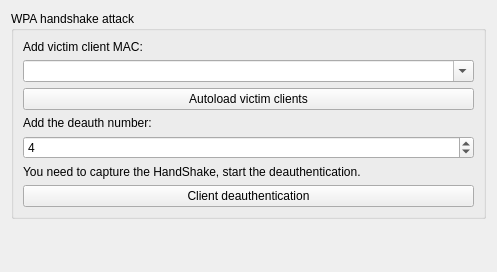
          <widget class="QWidget" name="page">
           <property name="geometry">
            <rect>
             <x>0</x>
             <y>0</y>
             <width>497</width>
             <height>272</height>
            </rect>
           </property>
           <attribute name="label">
            <string>WPA Attacks</string>
           </attribute>
           <layout class="QVBoxLayout">
            <item>
             <widget class="QGroupBox" name="groupBox4_2">
              <property name="title">
               <string>WPA handshake attack</string>
              </property>
              <layout class="QVBoxLayout">
               <item>
                <widget class="QLabel" name="textLabel8_2">
                 <property name="text">
                  <string>Add victim client MAC:</string>
                 </property>
                 <property name="wordWrap">
                  <bool>false</bool>
                 </property>
                </widget>
               </item>
               <item>
                <widget class="QComboBox" name="combo_wpa_mac_hand">
                 <property name="editable">
                  <bool>true</bool>
                 </property>
                </widget>
               </item>
               <item>
                <widget class="QPushButton" name="button_wpa_autoload_clients">
                 <property name="text">
                  <string>Autoload victim clients</string>
                 </property>
                </widget>
               </item>
               <item>
                <widget class="QLabel" name="textLabel8_2_2">
                 <property name="text">
                  <string>Add the deauth number:</string>
                 </property>
                 <property name="wordWrap">
                  <bool>false</bool>
                 </property>
                </widget>
               </item>
               <item>
                <widget class="QSpinBox" name="spin_wpa_deauth_hand">
                 <property name="value">
                  <number>4</number>
                 </property>
                </widget>
               </item>
               <item>
                <widget class="QLabel" name="textLabel9_2">
                 <property name="text">
                  <string>You need to capture the HandShake, start the deauthentication.</string>
                 </property>
                 <property name="wordWrap">
                  <bool>false</bool>
                 </property>
                </widget>
               </item>
               <item>
                <widget class="QPushButton" name="button_wpa_deauth_hand">
                 <property name="text">
                  <string>Client deauthentication</string>
                 </property>
                </widget>
               </item>
              </layout>
             </widget>
            </item>
            <item>
             <spacer name="spacer32_2">
              <property name="orientation">
               <enum>Qt::Vertical</enum>
              </property>
              <property name="sizeType">
               <enum>QSizePolicy::Expanding</enum>
              </property>
              <property name="sizeHint" stdset="0">
               <size>
                <width>20</width>
                <height>80</height>
               </size>
              </property>
             </spacer>
            </item>
           </layout>
          </widget>
